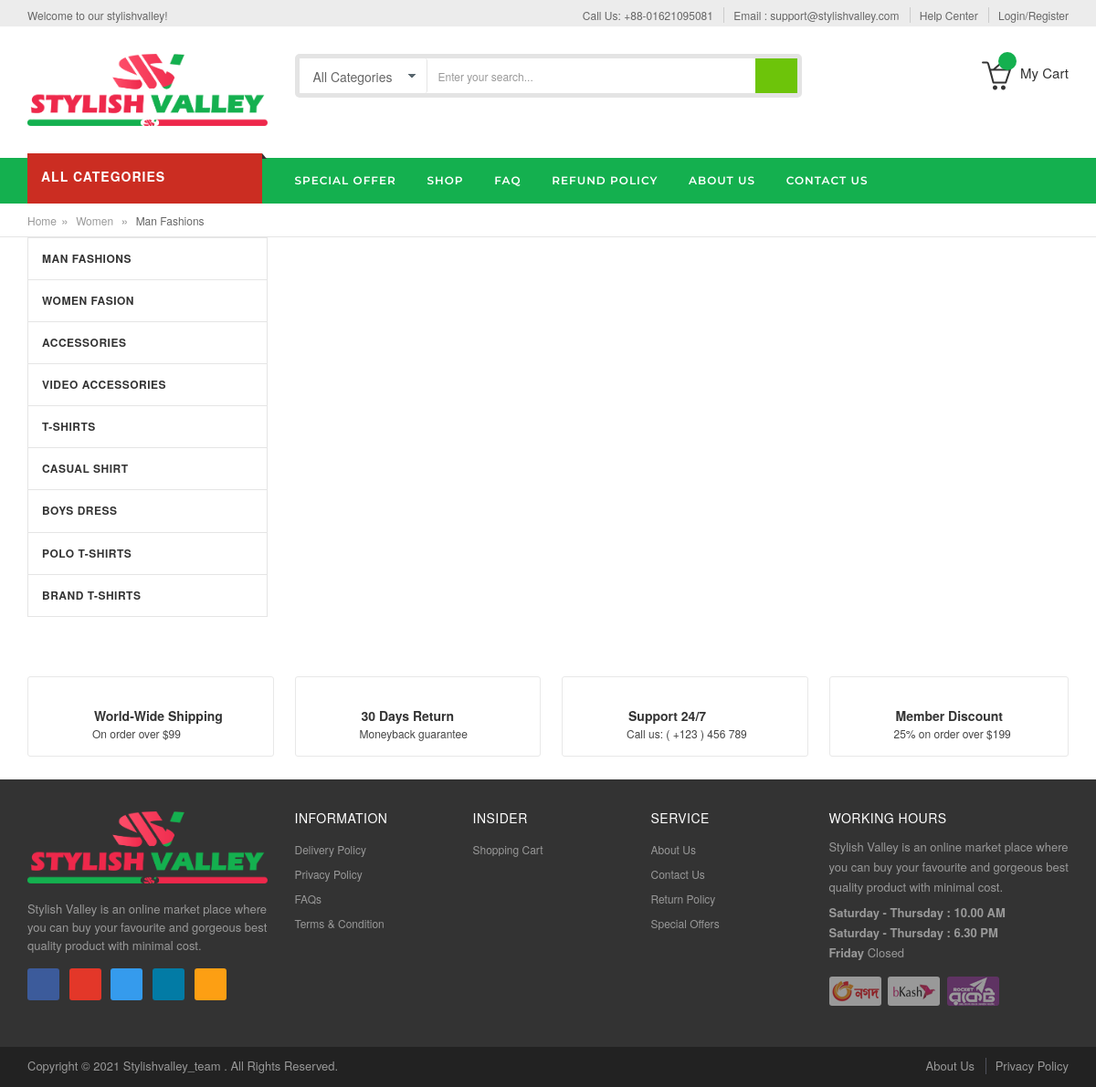
The app's page /ecommerce-shop/subcategory_wiseshop.php with its own data.
### tables this page shows
CREATE TABLE `header_settings` (
  `id` int(11) NOT NULL,
  `phone_number` varchar(20) NOT NULL,
  `email_address` varchar(100) NOT NULL,
  `welcome_msg` varchar(120) NOT NULL
);

CREATE TABLE `categories` (
  `id` int(10) NOT NULL,
  `category_name` varchar(20) NOT NULL,
  `category_image` varchar(100) NOT NULL,
  `category_description` varchar(2000) NOT NULL,
  `created_at` timestamp NOT NULL DEFAULT current_timestamp(),
  `deleted_at` timestamp NULL DEFAULT NULL
);

CREATE TABLE `sub_categories` (
  `id` int(10) NOT NULL,
  `category_id` int(10) NOT NULL,
  `sub_category_name` varchar(50) NOT NULL,
  `sub_category_image` varchar(100) NOT NULL,
  `sub_category_description` varchar(2000) NOT NULL,
  `created_at` timestamp NOT NULL DEFAULT current_timestamp(),
  `deleted_at` timestamp NULL DEFAULT NULL
);

CREATE TABLE `footer_settings` (
  `id` int(11) NOT NULL,
  `description` text NOT NULL,
  `working_start_time` varchar(50) NOT NULL,
  `working_end_time` varchar(50) NOT NULL,
  `off_day` varchar(20) NOT NULL,
  `fb_link` varchar(100) NOT NULL,
  `tw_link` varchar(100) NOT NULL,
  `insta_link` varchar(100) NOT NULL,
  `google_plus_link` varchar(100) NOT NULL,
  `pinterest_link` varchar(150) NOT NULL,
  `copyright` varchar(150) NOT NULL
);

### ecommerce-shop/subcategory_wiseshop.php (the view, shortened to what this page needs)
<?php
  require_once ('header.php');
  require_once ('single_nav.php');
  $category_select_query = "SELECT * FROM categories";
  $categories = mysqli_fetch_assoc(mysqli_query($con, $category_select_query));
  $select_query = "SELECT * FROM sub_categories";
  $sub_categories = mysqli_query($con, $select_query);
  $sub_categories_assoc = mysqli_fetch_assoc(mysqli_query($con, $select_query));
  $subcategory_id = $_GET['scid'];
?>
<link rel="stylesheet" href="https://maxcdn.bootstrapcdn.com/bootstrap/3.3.7/css/bootstrap.min.css"/>
<div class="breadcrumbs custom-breadcrumbs">
    <div class="container">
        <div class="row">
            <div class="col-xs-6">
                <ul>
                    <li class="home"> <a title="Go to Home Page" href="index.php">Home</a><span>&raquo;</span></li>
                    <li class="home"> <a title="Go to Category Page" href="category_wiseshop.php"> <?=$categories['category_name']?> </a><span>&raquo;</span></li>
                    <li><strong> <?=$sub_categories_assoc['sub_category_name']?> </strong></li>
                </ul>
            </div>
        </div>
    </div>
</div>
<div class="container">
    <div class="row">
        <div class="col-xs-3">
            <div class="mega-menu-category_custom">
                <ul class="nav">
                    <?php
                        foreach($sub_categories as $sub_category){
                            $subcategory_name = str_replace(' ', '', $sub_category['sub_category_name']);
                        ?>
                        <li <?php if($sub_category['id'] == $subcategory_id){ echo 'class="active"'; } ?> >
                            <a href="#<?= $subcategory_name ?>" data-toggle="tab" aria-expanded="false"><?=$sub_category['sub_category_name']?></a></li>
                        <?php
                        }
                    ?>
                </ul>
            </div>
        </div>
        <div class="col-xs-9">
            <div id="productTabContent" class="tab-content">
            </div>
        </div>
    </div>
</div>
<div class="jtv-service-area">
    <div style="margin-top: 40px;" class="container">
        <div class="row">
            <div class="col col-md-3 col-sm-6 col-xs-12">
                <div class="block-wrapper ship">
                    <div class="text-des">
                        <div class="icon-wrapper"><i class="fa fa-paper-plane"></i></div>
                        <div class="service-wrapper">
                            <h3>World-Wide Shipping</h3>
                            <p>On order over $99</p>
                        </div>
                    </div>
                </div>
            </div>
            <div class="col col-md-3 col-sm-6 col-xs-12 ">
                <div class="block-wrapper return">
                    <div class="text-des">
                        <div class="icon-wrapper"><i class="fa fa-rotate-right"></i></div>
                        <div class="service-wrapper">
                            <h3>30 Days Return</h3>
                            <p>Moneyback guarantee </p>
                        </div>
                    </div>
                </div>
            </div>
            <div class="col col-md-3 col-sm-6 col-xs-12">
                <div class="block-wrapper support">
                    <div class="text-des">
                        <div class="icon-wrapper"><i class="fa fa-umbrella"></i></div>
                        <div class="service-wrapper">
                            <h3>Support 24/7</h3>
                            <p>Call us: ( +123 ) 456 789</p>
                        </div>
                    </div>
                </div>
            </div>
            <div class="col col-md-3 col-sm-6 col-xs-12">
                <div class="block-wrapper user">
                    <div class="text-des">
                        <div class="icon-wrapper"><i class="fa fa-tags"></i></div>
                        <div class="service-wrapper">
                            <h3>Member Discount</h3>
                            <p>25% on order over $199</p>
                        </div>
                    </div>
                </div>
            </div>
        </div>
    </div>
</div>
<?php
include ('footer.php');
?>

### ecommerce-shop/header.php (shortened to what this page needs)
<?php
require 'connection.inc.php';
$select_query = "SELECT * FROM header_settings";
$header_settings_info = mysqli_fetch_assoc(mysqli_query($con, $select_query));
?>
<!DOCTYPE html>
<html lang="en">
<head>
<link type="text/css" rel="stylesheet" href="style.css">
<link type="text/css" rel="stylesheet" href="css/custom.css">
<link rel="stylesheet" href="css/as-alert-message.min.css" />
</head>
<body>
<div id="page">
  <header>
    <div class="header-container">
      <div class="header-top">
        <div class="container">
          <div class="row">
            <div class="col-sm-4 col-md-4 col-xs-12">
              <div class="welcome-msg hidden-xs hidden-sm"><?=$header_settings_info['welcome_msg']?> </div>
            </div>
            <div class="headerlinkmenu col-md-8 col-sm-8 col-xs-12"> <span class="phone  hidden-xs hidden-sm">Call Us: <?=$header_settings_info['phone_number']?></span>
              <ul class="links">
                <li><a class="pointer" href="mailto:<?=$header_settings_info['email_address']?>" target="_blank" title="Email address"><span>Email : <?=$header_settings_info['email_address']?></span></a></li>
                <li class="hidden-xs"><a title="Help Center" href="contact_us"><span>Help Center</span></a></li>
                <?php
                  if(isset($_SESSION['eb_lgn']) AND $_SESSION['eb_lgn'] == true){
                          echo '<li>
                            <div class="dropdown"><a class="current-open" data-toggle="dropdown" aria-haspopup="true" aria-expanded="false" href="#"><span>'.$eb_user_name.'</span> <i class="fa fa-angle-down"></i></a>
                              <ul class="dropdown-menu" role="menu">';
                            if($eb_user_type = $data['user_type']=='admin'){
                                echo '<li><a href="admin">Admin Panel</a></li>
                                  <li><a href="dashboard">Dashboard</a></li>';
                            }else{
                                echo '<li><a href="dashboard">Dashboard</a></li>';
                              }
                              echo'
                                <li><a href="wishlist">Wishlist</a></li>
                                <li><a href="orders_list">Order Details</a></li>
                                <li class="divider"></li>
                                <li><a href="logout">Log out</a></li>
                              </ul>
                            </div>
                          </li>';
                  }else{
                    echo '
                    <!--li>
                            <div class="dropdown"><a class="current-open" data-toggle="dropdown" aria-haspopup="true" aria-expanded="false" href="#"><span>More</span> <i class="fa fa-angle-down"></i></a>
                              <ul class="dropdown-menu" role="menu">
                                <li><a href="orders_list">Order Tracking</a></li>
                                <li><a href="about_us">About us</a></li>
                              </ul>
                            </div>
                          </li-->
                    <li>
                        <a title="login" href="login_page"><span>Login/Register</span></a>
                      </li>';
                  }
                ?>
              </ul>
            </div>
          </div>
        </div>
      </div>
      <div class="header-inner">
        <div class="container">
          <div class="row">
            <div class="col-sm-3 col-xs-12 jtv-logo-block">
              <div class="logo"><a title="e-commerce" href="/"><img alt="Famous" title="Famous logo" src="images/logo.png"></a> </div>
            </div>
            <div class="col-xs-12 col-sm-5 col-md-6 jtv-top-search">
              <div class="top-search">
                <div id="search">
                  <form class="form-inline" action="<?php echo htmlspecialchars($_SERVER["PHP_SELF"]);?>" method="POST">
                    <div class="input-group">
                      <select class="cate-dropdown hidden-xs hidden-sm" name="category_id">
                        <option>All Categories</option>
                      </select>
                      <input type="text" class="form-control" name="searchkey" placeholder="Enter your search..." name="search">
                      <button class="btn-search" name="search-submit"  type="submit"><i class="fa fa-search"></i></button>
                    </div>
                  </form>
                </div>
              </div>
            </div>
            <div class="col-xs-12 col-sm-4 col-md-3 top-cart">
              <div class="top-cart-contain">
                <div class="mini-cart">
                  <div data-toggle="dropdown" data-hover="dropdown" class="basket dropdown-toggle"><a href="checkout">
                    <div class="cart-icon"><i class="icon-basket-loaded icons"></i><span class="cart-total"></span></div>
                    <div class="shoppingcart-inner hidden-xs"><span class="cart-title">My Cart</span> </div>
                    </a>
				  </div>
                </div>
              </div>
            </div>
          </div>
        </div>
      </div>
    </div>
  </header>

### ecommerce-shop/footer.php (shortened to what this page needs)
<?php
$select_query = "SELECT * FROM footer_settings";
$footer_settings_info = mysqli_fetch_assoc(mysqli_query($con, $select_query));
?>
  <footer>
    <div class="container">
      <div class="row">
        <div class="col-sm-6 col-md-3 col-xs-12">
          <div class="footer-logo"><a href="index.html"><img src="images/logo.png" alt="fotter logo"></a> </div>
          <p><?=$footer_settings_info['description']?></p>
          <div class="social">
            <ul class="inline-mode">
              <?php
                if($footer_settings_info['fb_link'] != ''){
                  ?>
                  <li class="social-network fb"><a title="Connect us on Facebook" href="<?=$footer_settings_info['fb_link']?>" target="_blank"><i class="fa fa-facebook"></i></a></li>
                  <?php
                }
                if($footer_settings_info['google_plus_link'] != ''){
                  ?>
                  <li class="social-network googleplus"><a title="Connect us on Google+" href="<?=$footer_settings_info['google_plus_link']?>" target="_blank"><i class="fa fa-google"></i></a></li>
                  <?php
                }
                if($footer_settings_info['tw_link'] != ''){
                  ?>
                  <li class="social-network tw"><a title="Connect us on Twitter" href="<?=$footer_settings_info['tw_link']?>"><i class="fa fa-twitter" target="_blank"></i></a></li>
                  <?php
                }
                if($footer_settings_info['pinterest_link'] != ''){
                  ?>
                  <li class="social-network linkedin"><a title="Connect us on Pinterest" href="<?=$footer_settings_info['pinterest_link']?>" target="_blank"><i class="fa fa-pinterest"></i></a></li>
                  <?php
                }
                if($footer_settings_info['insta_link'] != ''){
                  ?>
                  <li class="social-network rss"><a title="Connect us on Instagram" href="<?=$footer_settings_info['insta_link']?>" target="_blank"><i class="fa fa-instagram"></i></a></li>
                  <?php
                }
              ?>
            </ul>
          </div>
        </div>
        <div class="col-sm-6 col-md-2 col-xs-12 collapsed-block">
          <div class="footer-links">
            <h5 class="links-title">Information<a class="expander visible-xs" href="#TabBlock-1">+</a></h5>
            <div class="tabBlock" id="TabBlock-1">
              <ul class="list-links list-unstyled">
                <li><a href="delivery_policy">Delivery Policy</a></li>
                <li><a href="privacy_policy">Privacy Policy</a></li>
                <li><a href="faq_page">FAQs</a></li>
                <li><a href="privacy_policy">Terms &amp; Condition</a></li>
              </ul>
            </div>
          </div>
        </div>
        <div class="col-sm-3 col-md-2 col-xs-12 collapsed-block">
          <div class="footer-links">
            <h5 class="links-title">Insider<a class="expander visible-xs" href="#TabBlock-3">+</a></h5>
            <div class="tabBlock" id="TabBlock-3">
              <ul class="list-links list-unstyled">
                <li><a href="cart">Shopping Cart</a></li>
              </ul>
            </div>
          </div>
        </div>
        <div class="col-sm-3 col-md-2 col-xs-12 collapsed-block">
          <div class="footer-links">
            <h5 class="links-title">Service<a class="expander visible-xs" href="#TabBlock-4">+</a></h5>
            <div class="tabBlock" id="TabBlock-4">
              <ul class="list-links list-unstyled">
                <li><a href="about_us">About Us</a></li>
                <li><a href="contact_us">Contact Us</a></li>
                <li><a href="refund_policy">Return Policy</a></li>
                <li><a href="special_offer">Special Offers</a></li>
              </ul>
            </div>
          </div>
        </div>
        <div class="col-sm-6 col-md-3 col-xs-12 collapsed-block">
          <div class="footer-links">
            <h5 class="links-title">Working hours<a class="expander visible-xs" href="#TabBlock-5">+</a></h5>
            <div class="tabBlock" id="TabBlock-5">
              <div class="footer-description"><?=$footer_settings_info['description']?></div>
              <div class="footer-description"> <b><?=$footer_settings_info['working_start_time']?></b><br>
                <b><?=$footer_settings_info['working_end_time']?></b><br>
                <b><?=$footer_settings_info['off_day']?></b> Closed </div>
              <div class="payment">
                <ul>
                  <li><a href="#"><img title="Paypal" alt="Paypal" src="images/paypal.png"></a></li>
                  <li><a href="#"><img title="Discover" alt="Discover" src="images/discover.png"></a></li>
                  <li><a href="#"><img title="Master Card" alt="Master Card" src="images/master-card.png"></a></li>
                </ul>
              </div>
            </div>
          </div>
        </div>
      </div>
    </div>
    <div class="footer-coppyright">
      <div class="container">
        <div class="row">
          <div class="col-sm-6 col-xs-12 coppyright"> Copyright © <?php echo date('Y'); ?> <a href="http://stylishvalley.com"> <?=$footer_settings_info['copyright']?> </a>. All Rights Reserved. </div>
          <div class="col-sm-6 col-xs-12">
            <ul class="footer-company-links">
              <li><a href="about_us.php">About Us</a></li>
              <li><a href="privacy_policy.php">Privacy Policy</a></li>
            </ul>
          </div>
        </div>
      </div>
    </div>
  </footer>
</div>
</body>
</html>

### records on screen
header_settings: welcome_msg "Welcome to our stylishvalley!", phone_number "+88-01621095081", email_address "support@stylishvalley.com"
categories: category_name "Women"
sub_categories: sub_category_name "Man Fashions", sub_category_name "MAN FASHIONS"
sub_categories: sub_category_name "WOMEN FASION"
sub_categories: sub_category_name "ACCESSORIES"
sub_categories: sub_category_name "VIDEO ACCESSORIES"
sub_categories: sub_category_name "T-SHIRTS"
sub_categories: sub_category_name "CASUAL SHIRT"
sub_categories: sub_category_name "BOYS DRESS"
sub_categories: sub_category_name "POLO T-SHIRTS"
sub_categories: sub_category_name "BRAND T-SHIRTS"
footer_settings: description "Stylish Valley is an online market place where you can buy your favourite and gorgeous best quality product with minimal cost.", working_start_time "Saturday - Thursday : 10.00 AM", working_end_time "Saturday - Thursday : 6.30 PM", off_day "Friday", copyright "Stylishvalley_team"
